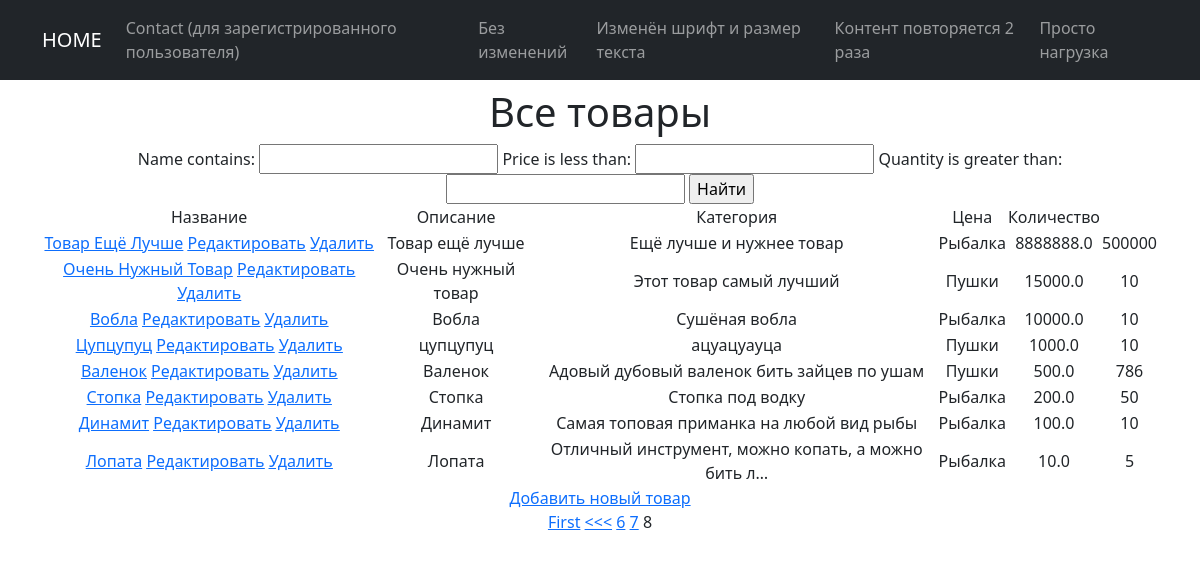
The app's page /products/?page=8 with its own data.
### simpleapp/models.py (models this page shows, shortened)
class Product(models.Model):
    name = models.CharField(max_length=50, unique=True)
    description = models.TextField()
    quantity = models.IntegerField(validators=[MinValueValidator(0)])
    category = models.ForeignKey(to='Category', on_delete=models.CASCADE, related_name='products')
    price = models.FloatField(validators=[MinValueValidator(0.0)])

class Category(models.Model):
    name = models.CharField(max_length=50, unique=True)

### simpleapp/views.py (the view)
# urls.py: path('', ProductsList.as_view()),
class ProductsList(ListView):
    model = Product
    template_name = 'products.html'
    context_object_name = 'products'
    ordering = ['-price']
    paginate_by = 1
    def get_context_data(self, **kwargs):
        context = super().get_context_data(**kwargs)
        context['filter'] = ProductFilter(self.request.GET, queryset=self.get_queryset())  # добавим переменную текущей даты time_now
        return context

### simpleapp/templatetags/custom_filters.py (called while the page is built)
@register.filter(name='multiply')
def multipliy(value, arg):
    if isinstance(value, str) and isinstance(arg, int):
        return str(value) * arg
    else:
        raise ValueError(f'{type(value)} не является строкой или {type(arg)} не является числом')

### templates/products.html (shortened to what this page needs)
{% extends 'flatpages/default.html' %}
{% load custom_filters %}
{% block content %}
<h1>Все товары</h1>
<form method="GET">
    {{ filter.form }}
    <input type="submit" value="Найти">
</form>
 {% if products %}
        <table>
            <tr>
                <td>
                    Название
                </td>
                <td>
                    Описание
                </td>
                <td>
                    Категория
                </td>
                <td>
                    Цена
                </td>
                <td>
                    Количество
                </td>
            </tr>
 {% for product in filter.qs %}
            <tr>
                <td>
                    <a href="{% url 'product_detail' product.id %}">{{ product.name|title }}</a>
                    <a href="{% url 'product_update' product.id %}"><u>Редактировать</u></a>
                    <a href="{% url 'product_delete' product.id %}"><u> Удалить </u></a>
                </td>
                <td>
                    {{ product.name|multiply:1 }}
                </td>
                <td>
                    {{ product.description|truncatechars:50 }}
                </td>
                <td>
                    {{ product.category.name }}
                </td>
                <td>
                    {{ product.price }}
                </td>
                <td>
                    {{ product.quantity }}
                </td>
            </tr>
        {% endfor %}
        </table>
{%else%}
<h2>Товаров нет</h2>
{%endif%}
<a href="{% url 'product_create' %}">Добавить новый товар</a> <br>
{% if is_paginated %}
    {% if page_obj.has_previous %}
        <a href="?page=1">First</a>
        <a href="?page={{ page_obj.previous_page_number }}"><<<</a>
    {% endif %}
    {% for num in page_obj.paginator.page_range %}
        {% if page_obj.number == num %}
            <a>{{ num }}</a>
        {% elif num > page_obj.number|add:'-3' and num < page_obj.number|add:'3' %}
            <a href="?page={{ num }}">{{ num }}</a>
        {% endif %}
    {% endfor %}
{% endif %}
{% endblock content %}

### records on screen
Product: name "Товар Ещё Лучше", name|multiply "Товар ещё лучше", description "Ещё лучше и нужнее товар", category.name "Рыбалка", price "8888888.0", quantity "500000"
Product: name "Очень Нужный Товар", name|multiply "Очень нужный товар", description "Этот товар самый лучший", category.name "Пушки", price "15000.0", quantity "10"
Product: name "Вобла", name|multiply "Вобла", description "Сушёная вобла", category.name "Рыбалка", price "10000.0", quantity "10"
Product: name "Цупцупуц", name|multiply "цупцупуц", description "ацуацуауца", category.name "Пушки", price "1000.0", quantity "10"
Product: name "Валенок", name|multiply "Валенок", description "Адовый дубовый валенок бить зайцев по ушам", category.name "Пушки", price "500.0", quantity "786"
Product: name "Стопка", name|multiply "Стопка", description "Стопка под водку", category.name "Рыбалка", price "200.0", quantity "50"
Product: name "Динамит", name|multiply "Динамит", description "Самая топовая приманка на любой вид рыбы", category.name "Рыбалка", price "100.0", quantity "10"
Product: name "Лопата", name|multiply "Лопата", description "Отличный инструмент, можно копать, а можно бить л…", category.name "Рыбалка", price "10.0", quantity "5"

### other values on screen
{{ num }} "6" "7"
{{ num }} "8"
